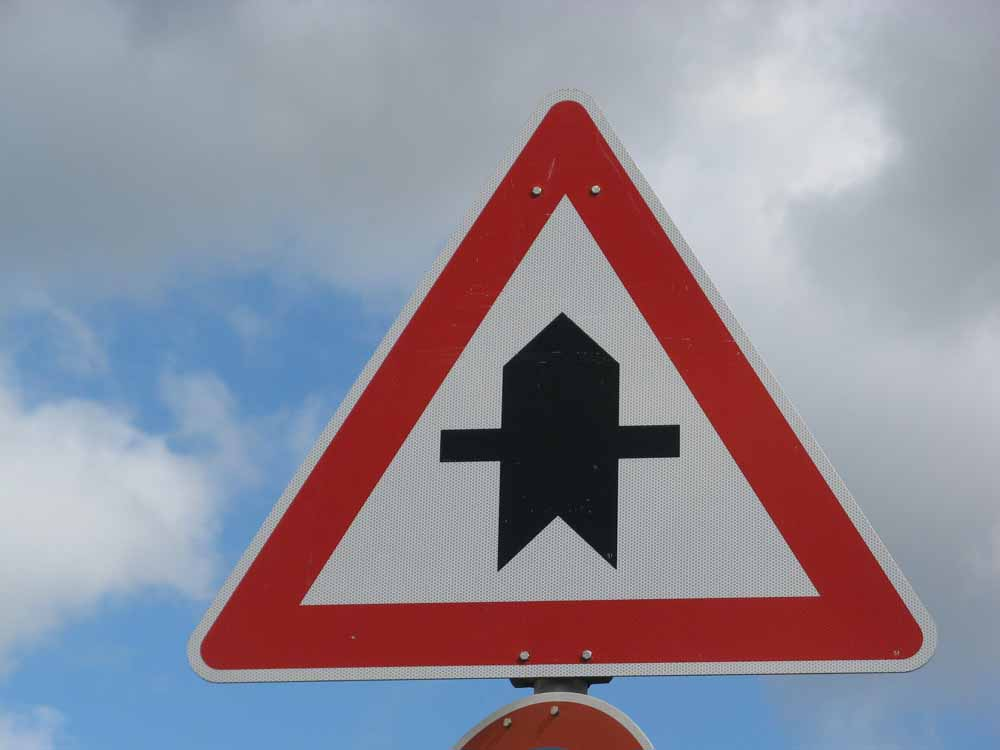
#> input picture test_images/11_rightofway.jpg, 1000 x 750 px; its folder holds only this picture in this run
$ jupyter execute --allow-errors Traffic_Sign_Classifier.ipynb   (shell and % lines are left out)   (older library calls are emulated)
#> lines starting #> are read from the running program, lines starting #| are printed output that depends on the picture
#> further down, image is the input picture: PIL image 1000x750 RGB; mean R, G, B 144.6, 140.2, 153.4
# Self-Driving Car Engineer Nanodegree

## Deep Learning

## Project: Build a Traffic Sign Recognition Classifier

In this notebook, a template is provided for you to implement your functionality in stages, which is required to successfully complete this project. If additional code is required that cannot be included in the notebook, be sure that the Python code is successfully imported and included in your submission if necessary.

> **Note**: Once you have completed all of the code implementations, you need to finalize your work by exporting the iPython Notebook as an HTML document. Before exporting the notebook to html, all of the code cells need to have been run so that reviewers can see the final implementation and output. You can then export the notebook by using the menu above and navigating to  \n",
    "**File -> Download as -> HTML (.html)**. Include the finished document along with this notebook as your submission.

In addition to implementing code, there is a writeup to complete. The writeup should be completed in a separate file, which can be either a markdown file or a pdf document. There is a [write up template](https://github.com/udacity/CarND-Traffic-Sign-Classifier-Project/blob/master/writeup_template.md) that can be used to guide the writing process. Completing the code template and writeup template will cover all of the [rubric points](https://review.udacity.com/#!/rubrics/481/view) for this project.

The [rubric](https://review.udacity.com/#!/rubrics/481/view) contains "Stand Out Suggestions" for enhancing the project beyond the minimum requirements. The stand out suggestions are optional. If you decide to pursue the "stand out suggestions", you can include the code in this Ipython notebook and also discuss the results in the writeup file.

>**Note:** Code and Markdown cells can be executed using the **Shift + Enter** keyboard shortcut. In addition, Markdown cells can be edited by typically double-clicking the cell to enter edit mode.

---
## Step 0: Load The Data

[cell 1]
# Load pickled data
import pickle
import os

# TODO: Set dataset_dir based on where you saved the training and testing data

dataset_dir = "/home/branimir/work/sdc_nanodeg/traffic_signs_data/"

training_file   = os.path.join(dataset_dir, "train.p")
validation_file = os.path.join(dataset_dir, "valid.p")
testing_file    = os.path.join(dataset_dir, "test.p")

#> (the rest of this cell did not finish here and is left out)

---

## Step 1: Dataset Summary & Exploration

The pickled data is a dictionary with 4 key/value pairs:

- `'features'` is a 4D array containing raw pixel data of the traffic sign images, (num examples, width, height, channels).
- `'labels'` is a 1D array containing the label/class id of the traffic sign. The file `signnames.csv` contains id -> name mappings for each id.
- `'sizes'` is a list containing tuples, (width, height) representing the original width and height the image.
- `'coords'` is a list containing tuples, (x1, y1, x2, y2) representing coordinates of a bounding box around the sign in the image. **THESE COORDINATES ASSUME THE ORIGINAL IMAGE. THE PICKLED DATA CONTAINS RESIZED VERSIONS (32 by 32) OF THESE IMAGES**

Complete the basic data summary below. Use python, numpy and/or pandas methods to calculate the data summary rather than hard coding the results. For example, the [pandas shape method](http://pandas.pydata.org/pandas-docs/stable/generated/pandas.DataFrame.shape.html) might be useful for calculating some of the summary results.

### Provide a Basic Summary of the Data Set Using Python, Numpy and/or Pandas

#> (a cell that did not finish here is left out)

### Include an exploratory visualization of the dataset

Visualize the German Traffic Signs Dataset using the pickled file(s). This is open ended, suggestions include: plotting traffic sign images, plotting the count of each sign, etc.

The [Matplotlib](http://matplotlib.org/) [examples](http://matplotlib.org/examples/index.html) and [gallery](http://matplotlib.org/gallery.html) pages are a great resource for doing visualizations in Python.

**NOTE:** It's recommended you start with something simple first. If you wish to do more, come back to it after you've completed the rest of the sections. It can be interesting to look at the distribution of classes in the training, validation and test set. Is the distribution the same? Are there more examples of some classes than others?

[cell 3]
### Data exploration visualization code goes here.
### Feel free to use as many code cells as needed.
import matplotlib.pyplot as plt
import random
import numpy as np
from PIL import Image
import pandas as pd

# Visualizations will be shown in the notebook.

# There are 43 classes, but we show only 42 to have a nice 7x6 grid
num_of_rows = 7
num_of_cols = 6

# Load the csv file to grab the names of the traffic signs
#> (the rest of this cell did not finish here and is left out)

#> (a cell that did not finish here is left out)

----

## Step 2: Design and Test a Model Architecture

Design and implement a deep learning model that learns to recognize traffic signs. Train and test your model on the [German Traffic Sign Dataset](http://benchmark.ini.rub.de/?section=gtsrb&subsection=dataset).

The LeNet-5 implementation shown in the [classroom](https://classroom.udacity.com/nanodegrees/nd013/parts/fbf77062-5703-404e-b60c-95b78b2f3f9e/modules/6df7ae49-c61c-4bb2-a23e-6527e69209ec/lessons/601ae704-1035-4287-8b11-e2c2716217ad/concepts/d4aca031-508f-4e0b-b493-e7b706120f81) at the end of the CNN lesson is a solid starting point. You'll have to change the number of classes and possibly the preprocessing, but aside from that it's plug and play!

With the LeNet-5 solution from the lecture, you should expect a validation set accuracy of about 0.89. To meet specifications, the validation set accuracy will need to be at least 0.93. It is possible to get an even higher accuracy, but 0.93 is the minimum for a successful project submission.

There are various aspects to consider when thinking about this problem:

- Neural network architecture (is the network over or underfitting?)
- Play around preprocessing techniques (normalization, rgb to grayscale, etc)
- Number of examples per label (some have more than others).
- Generate fake data.

Here is an example of a [published baseline model on this problem](http://yann.lecun.com/exdb/publis/pdf/sermanet-ijcnn-11.pdf). It's not required to be familiar with the approach used in the paper but, it's good practice to try to read papers like these.

### Pre-process the Data Set (normalization, grayscale, etc.)

Minimally, the image data should be normalized so that the data has mean zero and equal variance. For image data, `(pixel - 128)/ 128` is a quick way to approximately normalize the data and can be used in this project.

Other pre-processing steps are optional. You can try different techniques to see if it improves performance.

Use the code cell (or multiple code cells, if necessary) to implement the first step of your project.

[cell 5]
### Preprocessing the input data

import tensorflow as tf

import numpy as np
import matplotlib.pyplot as plt
import matplotlib.image as mpimg
from sklearn import preprocessing

def rgb2gray(rgb):
    '''
    Return the grayscale version of the image
    '''
    return np.dot(rgb[...,:3], [0.299, 0.587, 0.114])
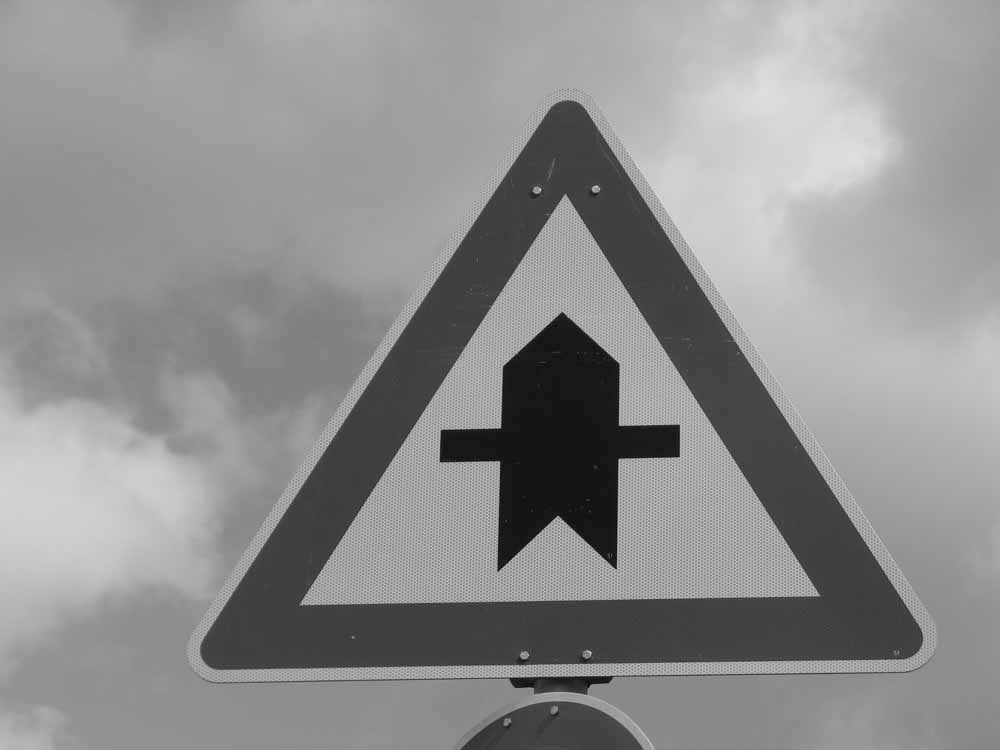
#> returned value: shape (750, 1000) float64; min 1.27, max 227.8, mean 143

def normalize(img):
    '''
    Return the scaled version of the image
    This method scales the image to have zero mean and unit variance
    '''
    return preprocessing.scale(img)
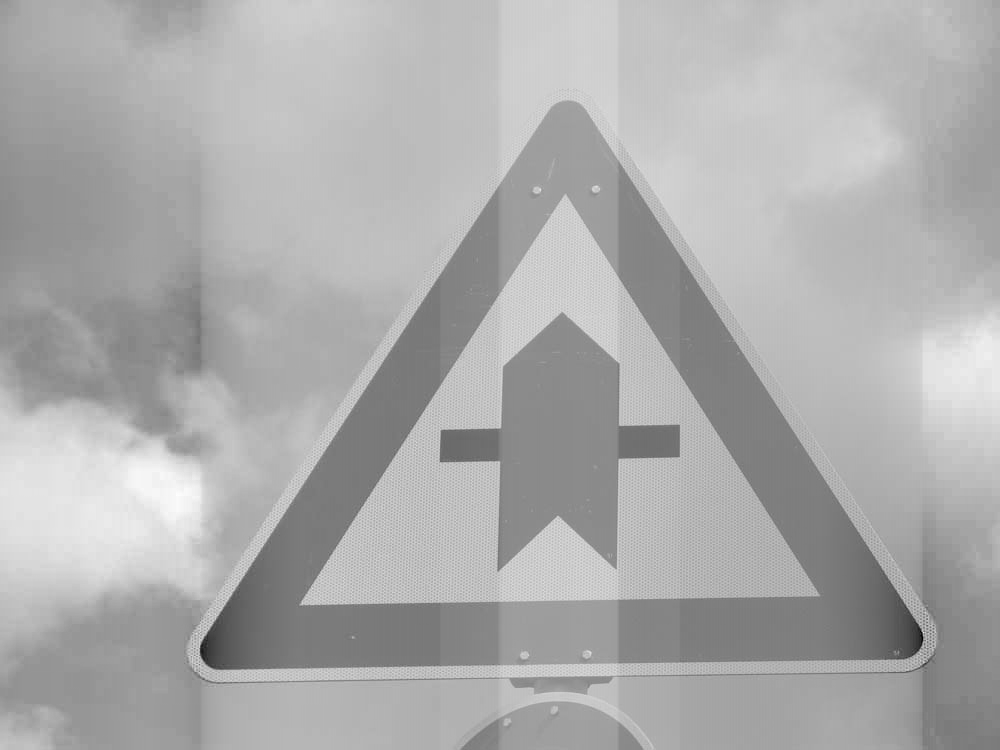
#> returned value: shape (750, 1000) float64; min -6.03, max 2.87, mean -1.14e-14; drawn with min black and max white

# [17 lines left out: function rgb2gray_and_normalize_dataset, not called in this run]

'''
x_train_g_shape = [X_train.shape[0], X_train.shape[1], X_train.shape[2], 1]
x_valid_g_shape = [X_valid.shape[0], X_valid.shape[1], X_valid.shape[2], 1]
x_test_g_shape  = [X_test.shape[0], X_test.shape[1], X_test.shape[2], 1]

# These arrays contain grayscale versions of the images in the dataset, but not nromalized
X_train_g, X_valid_g, X_test_g = np.empty(shape=x_train_g_shape), np.empty(shape=x_valid_g_shape), np.empty(shape=x_test_g_shape)

# These arrays contain images that are both grayscale and normalized
X_train_g_n, X_valid_g_n, X_test_g_n = np.copy(X_train_g), np.copy(X_valid_g), np.copy(X_test_g)

# Loop through the dataset and populate the grayscale and grayscale+normalize arrays

for i in range(len(X_train)):
    img_i = X_train[i]
    img_i_g = rgb2gray(img_i)
    img_i_g_n = normalize(img_i_g)
    X_train_g[i] = np.array(img_i_g).reshape([32, 32, 1])
    X_train_g_n[i] = np.array(img_i_g_n).reshape([32, 32, 1])

for i in range(len(X_test)):
    img_i = X_test[i]
    img_i_g = rgb2gray(img_i)
    img_i_g_n = normalize(img_i_g)
    X_test_g[i] = np.array(img_i_g).reshape([32, 32, 1])
    X_test_g_n[i] = np.array(img_i_g_n).reshape([32, 32, 1])

for i in range(len(X_valid)):
    img_i = X_valid[i]
    img_i_g = rgb2gray(img_i)
    img_i_g_n = normalize(img_i_g)
    X_valid_g[i] = np.array(img_i_g).reshape([32, 32, 1])
    X_valid_g_n[i] = np.array(img_i_g_n).reshape([32, 32, 1])
'''
#> (the rest of this cell did not finish here and is left out)

#> (a cell that did not finish here is left out)

### Model Architecture

[cell 7]
### Define your architecture here.
### Feel free to use as many code cells as needed.
from tensorflow.contrib.layers import flatten

# Define the number of channels in the input
# Can be 1 (grayscale) or 3 (rgb)
num_in_channels = 1 # tf.placeholder(tf.int32, (None))

# Variables
#> (the rest of this cell did not finish here and is left out)

### Train, Validate and Test the Model

A validation set can be used to assess how well the model is performing. A low accuracy on the training and validation
sets imply underfitting. A high accuracy on the training set but low accuracy on the validation set implies overfitting.

[cell 8]
### Train the model and report the accuracy on the validation and test datasets

from sklearn.utils import shuffle

# Defining a batch variable
#> (the rest of this cell did not finish here and is left out)

#> (a cell that did not finish here is left out)

#> (a cell that did not finish here is left out)

---

## Step 3: Test a Model on New Images

To give yourself more insight into how your model is working, download at least five pictures of German traffic signs from the web and use your model to predict the traffic sign type.

You may find `signnames.csv` useful as it contains mappings from the class id (integer) to the actual sign name.

### Load and Output the Images

[cell 11]
### Load the images and plot them here.
### Feel free to use as many code cells as needed.
from PIL import Image
import os
import numpy as np
import matplotlib.pyplot as plt

# Visualizations will be shown in the notebook.

img_dir = "test_images/"

f, axarr = plt.subplots(nrows=8, ncols=2, figsize=(100,100))

count = 0
list_of_images, list_of_labels = [], []
list_of_files = os.listdir(img_dir)
list_of_files.sort()

for img_file_name in list_of_files:
    img_path = img_dir + img_file_name
    image = Image.open(img_path)
    image_arr = np.array(image)
    image_arr_g = rgb2gray(image_arr)
    image_arr_g_n = normalize(image_arr_g)
    image_100 = Image.fromarray(image_arr).resize((100,100), Image.ANTIALIAS)
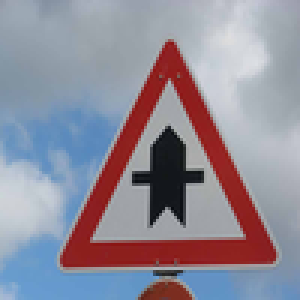
#> image_100: PIL image 100x100 RGB (shown 3 times larger); mean R, G, B 144.6, 140.2, 153.4
    image_100_g = Image.fromarray(image_arr_g).resize((100,100), Image.ANTIALIAS)
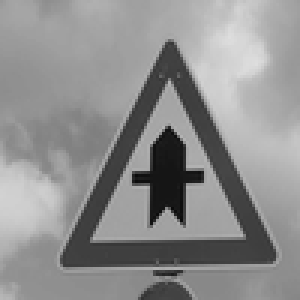
#> image_100_g: PIL image 100x100 F (shown 3 times larger); min 10.01, max 222.5, mean 143
    image_32  = Image.fromarray(image_arr).resize((32,32), Image.ANTIALIAS)
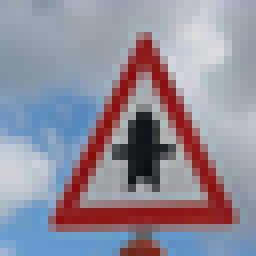
#> image_32: PIL image 32x32 RGB (shown 8 times larger); mean R, G, B 144.6, 140.2, 153.4
    image_32_g = Image.fromarray(image_arr_g).resize((32,32), Image.ANTIALIAS)
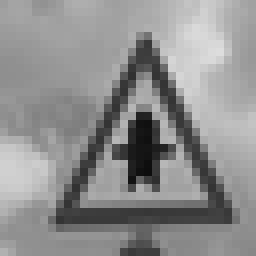
#> image_32_g: PIL image 32x32 F (shown 8 times larger); min 12.27, max 220.1, mean 143
    image_32_g_n = Image.fromarray(image_arr_g_n).resize((32,32), Image.ANTIALIAS)
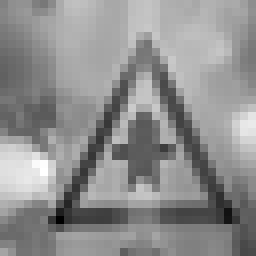
#> image_32_g_n: PIL image 32x32 F (shown 8 times larger); min -3.36, max 2.62, mean 7.12e-05; drawn with min black and max white

    ax = axarr[count, 0]
    ax.axis('off')
    ax.set_title(img_file_name)
    ax.title.set_fontsize(70)
    ax.imshow(image_100)
    ax = axarr[count, 1]
    ax.axis('off')
    ax.set_title(img_file_name)
    ax.title.set_fontsize(70)
    ax.imshow(image_100_g, cmap='gray')

    count += 1

    list_of_images.append(np.array(image_32_g_n).reshape([32,32,1]))
    label = int(img_file_name.split('_')[0])
    list_of_labels.append(label)

print("File to test:", list_of_files)
print("Corresponding labels:", list_of_labels)
plt.show()
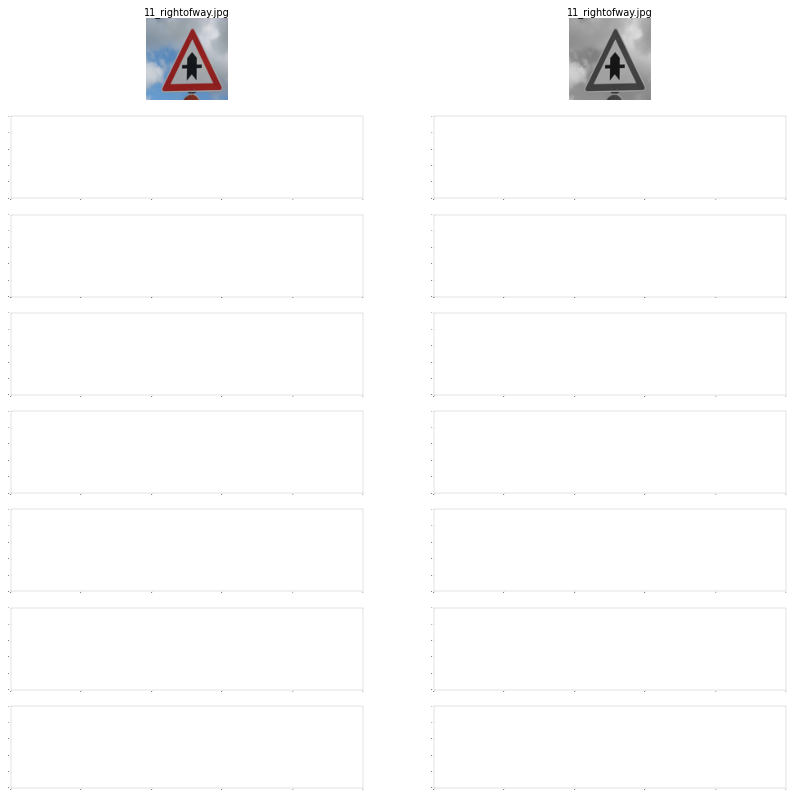
#> figure drawn by matplotlib, 2 panels

$ run again, on test_images/14_stop.jpg
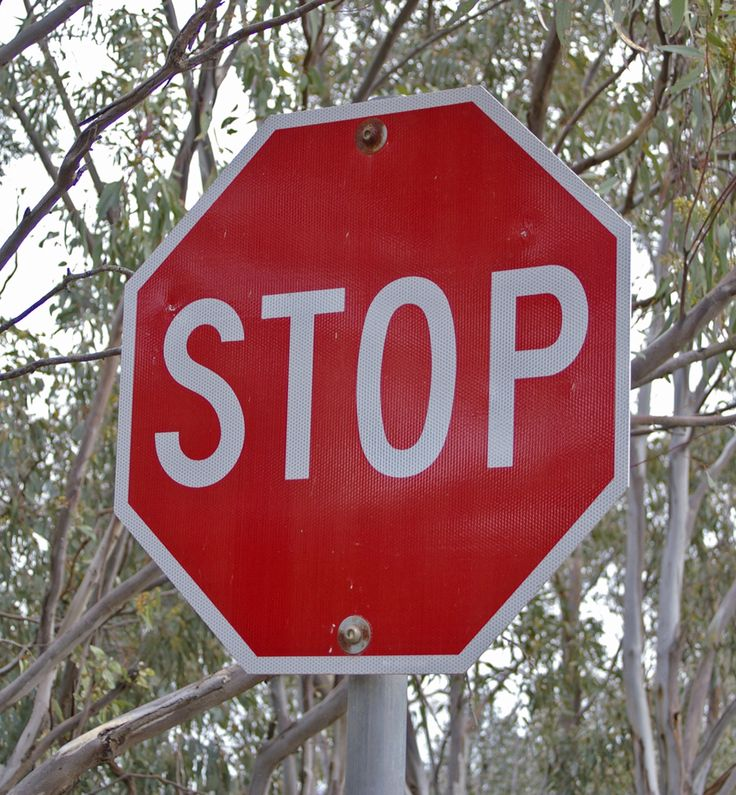
#> input picture test_images/14_stop.jpg, 736 x 795 px
#> image is the input picture: PIL image 736x795 RGB; mean R, G, B 142, 104.7, 104.1
#> `image_100_g = Image.fromarray(image_arr_g).resize((100,100), Image.ANT..`:
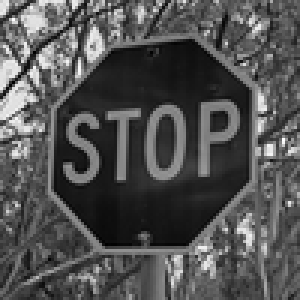
#> image_100_g: PIL image 100x100 F (shown 3 times larger); min 36.68, max 282, mean 115.8; drawn with min black and max white
#> `plt.show()`:
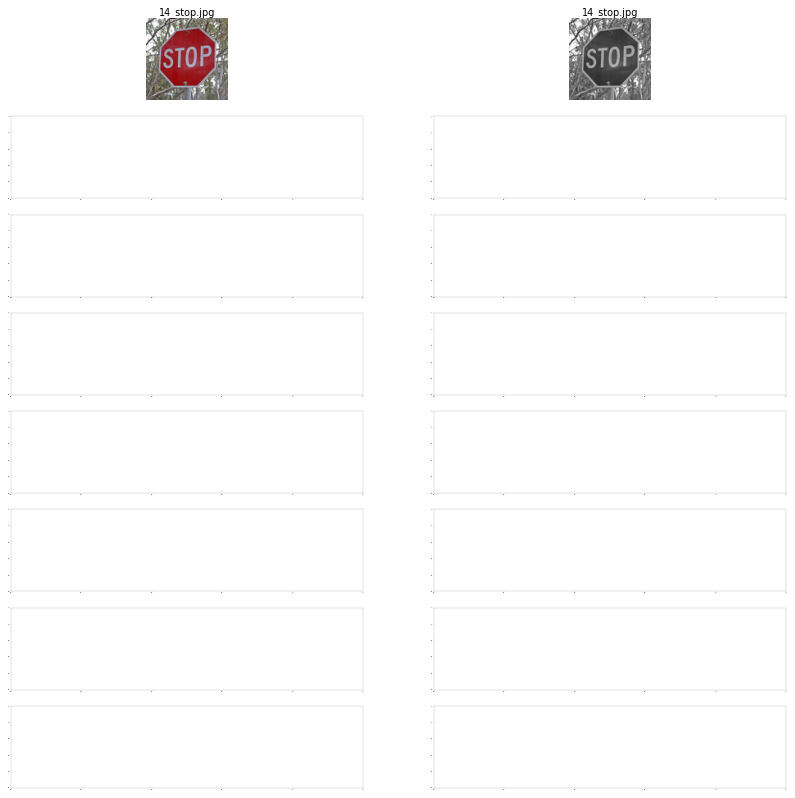
#> figure drawn by matplotlib, 2 panels
